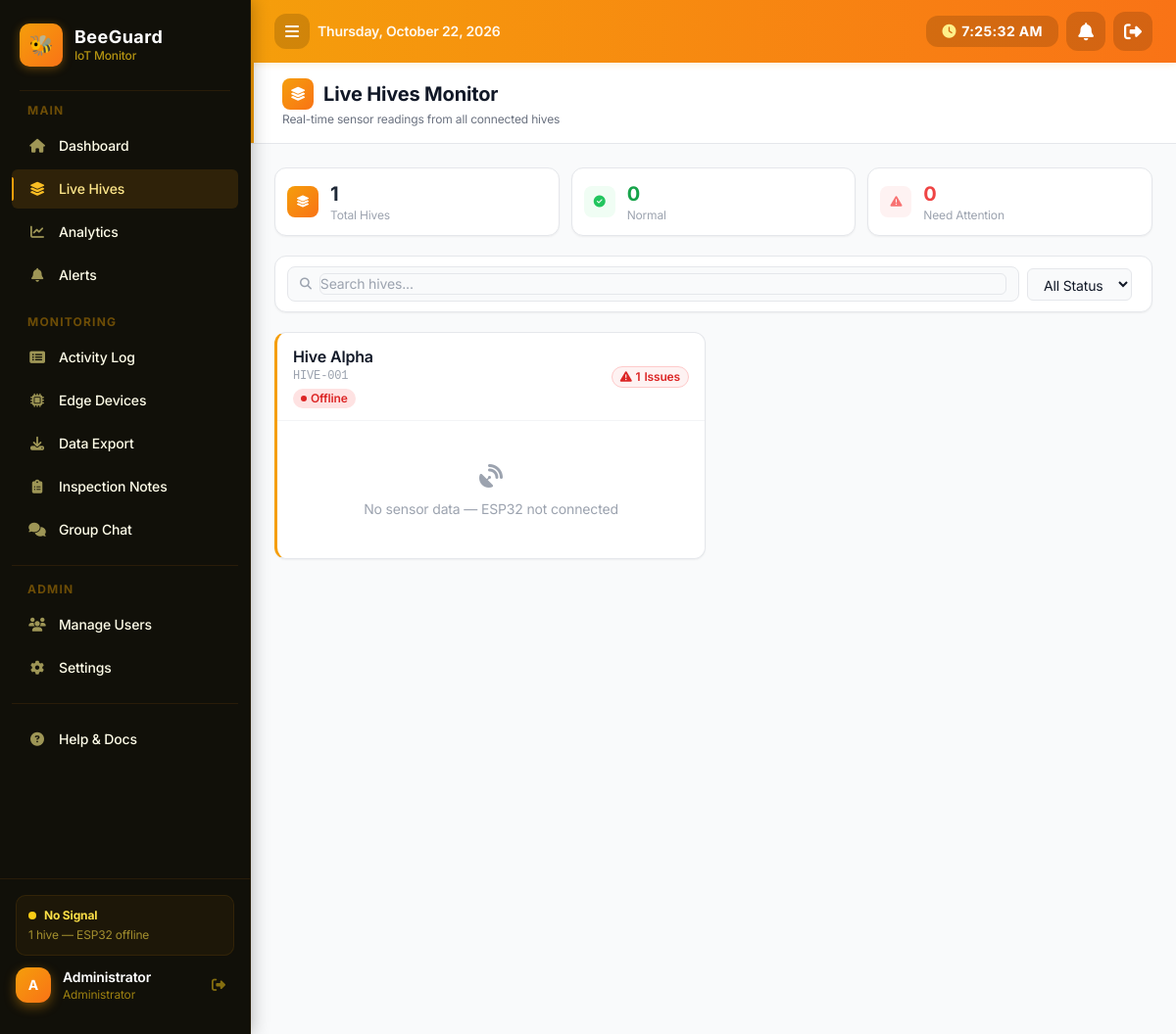
The app's page /hives.php (signed in) with its own data.
### tables this page shows
CREATE TABLE IF NOT EXISTS hives (
    id INT PRIMARY KEY AUTO_INCREMENT,
    name VARCHAR(100) NOT NULL,
    hive_id VARCHAR(50) UNIQUE,
    location VARCHAR(200),
    install_date DATE,
    status ENUM('active', 'inactive') DEFAULT 'active',
    created_at TIMESTAMP DEFAULT CURRENT_TIMESTAMP
);

### functions.php (called while the page is built, shortened)
<?php
function getAllHives($conn) {
    $sql = "SELECT * FROM hives WHERE status = 'active' ORDER BY id ASC";
    $result = $conn->query($sql);
    return $result->fetch_all(MYSQLI_ASSOC);
}
function getLatestSensorData($conn, $hive_id) {
    $sql = "SELECT * FROM sensor_data WHERE hive_id = ? ORDER BY timestamp DESC LIMIT 1";
    $stmt = $conn->prepare($sql);
    $stmt->bind_param("i", $hive_id);
    $stmt->execute();
    return $stmt->get_result()->fetch_assoc();
}
function getLatestAudioAnalysis($conn, $hive_id) {
    $sql = "SELECT * FROM audio_analysis WHERE hive_id = ? ORDER BY timestamp DESC LIMIT 1";
    $stmt = $conn->prepare($sql);
    $stmt->bind_param("i", $hive_id);
    $stmt->execute();
    return $stmt->get_result()->fetch_assoc();
}
?>

### get_recommendations.php (called while the page is built, shortened)
<?php
function getHiveRecommendations($sensor_data, $audio_analysis) {
    $recommendations = [];
    if (!$sensor_data) {
        return [
            ['type' => 'warning', 'icon' => 'fa-plug', 'title' => 'No Sensor Data', 'message' => 'ESP32 not yet connected.', 'actions' => ['Check sensor connectivity', 'Verify ESP32 is powered on', 'Check network connection']],
        ];
    }
    return $recommendations;
}
?>

### hives.php (the view, shortened to what this page needs)
<?php
require_once 'config.php';
require_once 'functions.php';
require_once 'get_recommendations.php';
$hives = getAllHives($conn);
$totalHives = count($hives);
$normalCount = 0; $warnCount = 0; $noDataCount = 0;
?>
<!DOCTYPE html>
<html lang="en">
<head>
    <script src="https://cdn.tailwindcss.com"></script>
    <link href="https://cdnjs.cloudflare.com/ajax/libs/font-awesome/6.4.0/css/all.min.css" rel="stylesheet">
</head>
<body class="bg-gray-50">
    <?php include 'sidebar.php'; ?>
    <?php include 'header.php'; ?>
    <main class="min-h-screen">
        <div class="page-header px-6 py-4 pl-8">
            <h1 class="text-xl font-bold text-gray-900 flex items-center gap-2.5">
                <span class="w-8 h-8 rounded-lg flex items-center justify-center"
                      style="background:linear-gradient(135deg,#F59E0B,#F97316);">
                    <i class="fas fa-layer-group text-white text-sm"></i>
                </span>
                Live Hives Monitor
            </h1>
            <p class="text-gray-500 text-xs mt-0.5">Real-time sensor readings from all connected hives</p>
        </div>
        <div class="p-4 sm:p-6">
            <div class="grid grid-cols-3 sm:grid-cols-3 gap-3 mb-5" id="hiveSummaryRow">
                <div class="bg-white rounded-xl p-3 flex items-center gap-3 border border-gray-100">
                    <div class="w-8 h-8 rounded-lg flex items-center justify-center flex-shrink-0" style="background:linear-gradient(135deg,#F59E0B,#F97316);">
                        <i class="fas fa-layer-group text-white text-xs"></i>
                    </div>
                    <div>
                        <p class="text-xl font-bold text-gray-800"><?php echo $totalHives; ?></p>
                        <p class="text-xs text-gray-400">Total Hives</p>
                    </div>
                </div>
                <div class="bg-white rounded-xl p-3 flex items-center gap-3 border border-gray-100">
                    <div class="w-8 h-8 rounded-lg flex items-center justify-center flex-shrink-0 bg-green-50">
                        <i class="fas fa-check-circle text-green-500 text-xs"></i>
                    </div>
                    <div>
                        <p class="text-xl font-bold text-green-600"><?php echo $normalCount; ?></p>
                        <p class="text-xs text-gray-400">Normal</p>
                    </div>
                </div>
                <div class="bg-white rounded-xl p-3 flex items-center gap-3 border border-gray-100">
                    <div class="w-8 h-8 rounded-lg flex items-center justify-center flex-shrink-0 bg-red-50">
                        <i class="fas fa-exclamation-triangle text-red-400 text-xs"></i>
                    </div>
                    <div>
                        <p class="text-xl font-bold text-red-500"><?php echo $warnCount; ?></p>
                        <p class="text-xs text-gray-400">Need Attention</p>
                    </div>
                </div>
            </div>
            <div class="bg-white rounded-xl px-3 py-2.5 mb-5 border border-gray-100">
                <div class="flex flex-wrap gap-2 items-center">
                    <div class="flex items-center gap-2 flex-1 min-w-0 border rounded-lg px-3 py-1.5 bg-gray-50 focus-within:ring-2 focus-within:ring-yellow-400 focus-within:border-yellow-400">
                        <i class="fas fa-search text-gray-400 text-xs flex-shrink-0"></i>
                        <input type="text" id="searchInput" placeholder="Search hives..." class="flex-1 min-w-0 bg-transparent text-sm outline-none" onkeyup="filterHives()">
                    </div>
                    <select id="statusFilter" class="px-3 py-1.5 border rounded-lg text-sm bg-gray-50 focus:outline-none focus:ring-2 focus:ring-yellow-400" onchange="filterHives()">
                        <option value="">All Status</option>
                    </select>
                </div>
            </div>
            <div class="grid grid-cols-1 sm:grid-cols-2 xl:grid-cols-3 gap-4" id="hivesContainer">
                <?php foreach ($hives as $hive): ?>
                    <?php
                        $sensor = getLatestSensorData($conn, $hive['id']);
                        $audio = getLatestAudioAnalysis($conn, $hive['id']);
                        $recommendations = getHiveRecommendations($sensor, $audio);
                        $hasWarnings = false;
                        $hasCritical = false;
                        foreach ($recommendations as $rec) {
                            if ($rec['type'] == 'critical' || $rec['type'] == 'warning') {
                                $hasWarnings = true;
                            }
                        }
                        $isOnline = false;
                    ?>
                    <div class="hive-card bg-white rounded-xl overflow-hidden border border-gray-100"
                         style="<?php echo $hasCritical ? 'border-left:3px solid #EF4444;' : ($hasWarnings ? 'border-left:3px solid #F59E0B;' : 'border-left:3px solid #10B981;'); ?>"
                         onclick="openHiveModal(<?php echo $hive['id']; ?>)"
                         data-hive-name="<?php echo htmlspecialchars($hive['name']); ?>"
                         data-hive-id="<?php echo htmlspecialchars($hive['hive_id']); ?>"
                         data-status="<?php echo $hasCritical ? 'critical' : ($hasWarnings ? 'warning' : 'normal'); ?>">
                        <div class="px-4 py-3 flex justify-between items-center border-b border-gray-100">
                            <div>
                                <h3 class="font-semibold text-gray-900"><?php echo htmlspecialchars($hive['name']); ?></h3>
                                <p class="text-xs text-gray-400 font-mono"><?php echo htmlspecialchars($hive['hive_id']); ?></p>
                                <span id="online-badge-<?php echo $hive['id']; ?>"
                                    class="inline-flex items-center gap-1 px-2 py-0.5 rounded-full text-xs font-semibold mt-1"
                                    style="background:<?php echo $isOnline ? '#dcfce7' : '#fee2e2'; ?>;color:<?php echo $isOnline ? '#16a34a' : '#dc2626'; ?>;">
                                    <span style="width:6px;height:6px;border-radius:50%;background:<?php echo $isOnline ? '#16a34a' : '#dc2626'; ?>;display:inline-block;"></span>
                                    <span id="online-badge-text-<?php echo $hive['id']; ?>"><?php echo $isOnline ? 'Online' : 'Offline'; ?></span>
                                </span>
                            </div>
                            <div class="flex flex-col items-end gap-1.5">
                                <span id="issues-<?php echo $hive['id']; ?>"
                                    class="<?php echo $hasWarnings ? '' : 'hidden'; ?> bg-red-50 text-red-600 border border-red-200 px-2 py-0.5 rounded-full text-xs font-semibold flex items-center gap-1">
                                    <i class="fas fa-exclamation-triangle text-xs"></i>
                                    <span id="issues-count-<?php echo $hive['id']; ?>">
                                        <?php echo count(array_filter($recommendations, fn($r) => $r['type'] != 'success')); ?>
                                    </span> Issues
                                </span>
                            </div>
                        </div>
                        <div class="p-4" id="card-body-<?php echo $hive['id']; ?>">
                            <?php if ($sensor): ?>
                                <div class="grid grid-cols-3 gap-2 mb-3">
                                    <div class="rounded-xl p-2.5" style="background:#EFF6FF;">
                                        <p class="text-xs font-bold mb-0.5" style="color:#60A5FA;">Temp</p>
                                        <p class="font-black leading-tight" style="font-size:15px;color:#2563EB;" id="temp-<?php echo $hive['id']; ?>"><?php echo number_format($sensor['temperature'], 1); ?>°C</p>
                                        <div style="height:42px;position:relative;margin-top:3px;">
                                            <canvas id="chart-temp-<?php echo $hive['id']; ?>"></canvas>
                                        </div>
                                    </div>
                                    <div class="rounded-xl p-2.5" style="background:#FFF1F2;">
                                        <p class="text-xs font-bold mb-0.5" style="color:#F87171;">Humidity</p>
                                        <p class="font-black leading-tight" style="font-size:15px;color:#DC2626;" id="humid-<?php echo $hive['id']; ?>"><?php echo number_format($sensor['humidity'], 1); ?>%</p>
                                        <div style="height:42px;position:relative;margin-top:3px;">
                                            <canvas id="chart-humid-<?php echo $hive['id']; ?>"></canvas>
                                        </div>
                                    </div>
                                    <div class="rounded-xl p-2.5" style="background:#FFFBEB;">
                                        <p class="text-xs font-bold mb-0.5" style="color:#FBBF24;">CO₂</p>
                                        <p class="font-black leading-tight" style="font-size:15px;color:#D97706;" id="co2-<?php echo $hive['id']; ?>"><?php echo $sensor['co2']; ?>ppm</p>
                                        <div style="height:42px;position:relative;margin-top:3px;">
                                            <canvas id="chart-co2-<?php echo $hive['id']; ?>"></canvas>
                                        </div>
                                    </div>
                                </div>
                                <div class="bg-gray-50 p-3 rounded-lg mb-3">
                                    <div class="flex justify-between items-center mb-2">
                                        <p class="text-xs text-gray-600">Sound Activity</p>
                                        <p class="text-sm font-bold" id="sound-val-<?php echo $hive['id']; ?>"><?php echo $audio ? round($audio['sound_level']) : 0; ?>%</p>
                                    </div>
                                    <div class="h-2 bg-gray-200 rounded-full overflow-hidden mb-2">
                                        <div class="h-full bg-yellow-500" id="sound-bar-<?php echo $hive['id']; ?>" style="width:<?php echo $audio ? round($audio['sound_level']) : 0; ?>%"></div>
                                    </div>
                                    <?php
                                        $colonyStatus = $audio['colony_status'] ?? 'normal';
                                        $conclusionMap = [
                                            'normal'    => ['🟢', 'Colony Normal',     '#16a34a', '#dcfce7'],
                                            'swarming'  => ['🟠', 'Swarming Detected', '#c2410c', '#ffedd5'],
                                            'queenless' => ['🔴', 'Queenless Detected','#dc2626', '#fee2e2'],
                                        ];
                                        $c = $conclusionMap[$colonyStatus] ?? ['⚪', ucfirst(str_replace('_',' ',$colonyStatus)), '#6b7280', '#f3f4f6'];
                                    ?>
                                    <div id="colony-conclusion-<?php echo $hive['id']; ?>"
                                         class="flex items-center gap-2 px-2 py-1.5 rounded-lg text-xs font-semibold"
                                         style="background:<?php echo $audio ? $c[3] : '#f3f4f6'; ?>;color:<?php echo $audio ? $c[2] : '#9ca3af'; ?>;">
                                        <span id="colony-icon-<?php echo $hive['id']; ?>"><?php echo $audio ? $c[0] : '⚪'; ?></span>
                                        <span>
                                            <span class="opacity-60 font-normal">Sound Analysis: </span>
                                            <span id="colony-text-<?php echo $hive['id']; ?>"><?php echo $audio ? $c[1] : 'No analysis yet'; ?></span>
                                        </span>
                                    </div>
                                </div>
                                <div class="flex justify-between items-center text-xs text-gray-500">
                                    <span><i class="fas fa-clock mr-1"></i><span id="time-<?php echo $hive['id']; ?>"><?php echo time_elapsed_string($sensor['timestamp']); ?></span></span>
                                    <span class="text-yellow-600 font-semibold cursor-pointer hover:underline" onclick="openHiveModal(<?php echo $hive['id']; ?>)">Click for details →</span>
                                </div>
                            <?php else: ?>
                                <div id="no-data-<?php echo $hive['id']; ?>" class="py-6 text-center text-gray-400 text-sm">
                                    <i class="fas fa-satellite-dish mb-2 text-2xl"></i>
                                    <p>No sensor data — ESP32 not connected</p>
                                </div>
                            <?php endif; ?>
                        </div>
                    </div>
                <?php endforeach; ?>
            </div>
        </div>
    </main>
</body>
</html>

### records on screen
hives: name "Hive Alpha", hive "HIVE-001", type "1"

### other values on screen
$label "Dashboard Live Hives Analytics Alerts Activity Log Edge Devices Data Export Inspection Notes Group Chat Manage Users Settings Help & Docs"
$_totalHives "1"
$initials "A"
$displayName "Administrator"
$roleLabel "Administrator"
$totalHives "1"
$normalCount "0"
$warnCount "0"
